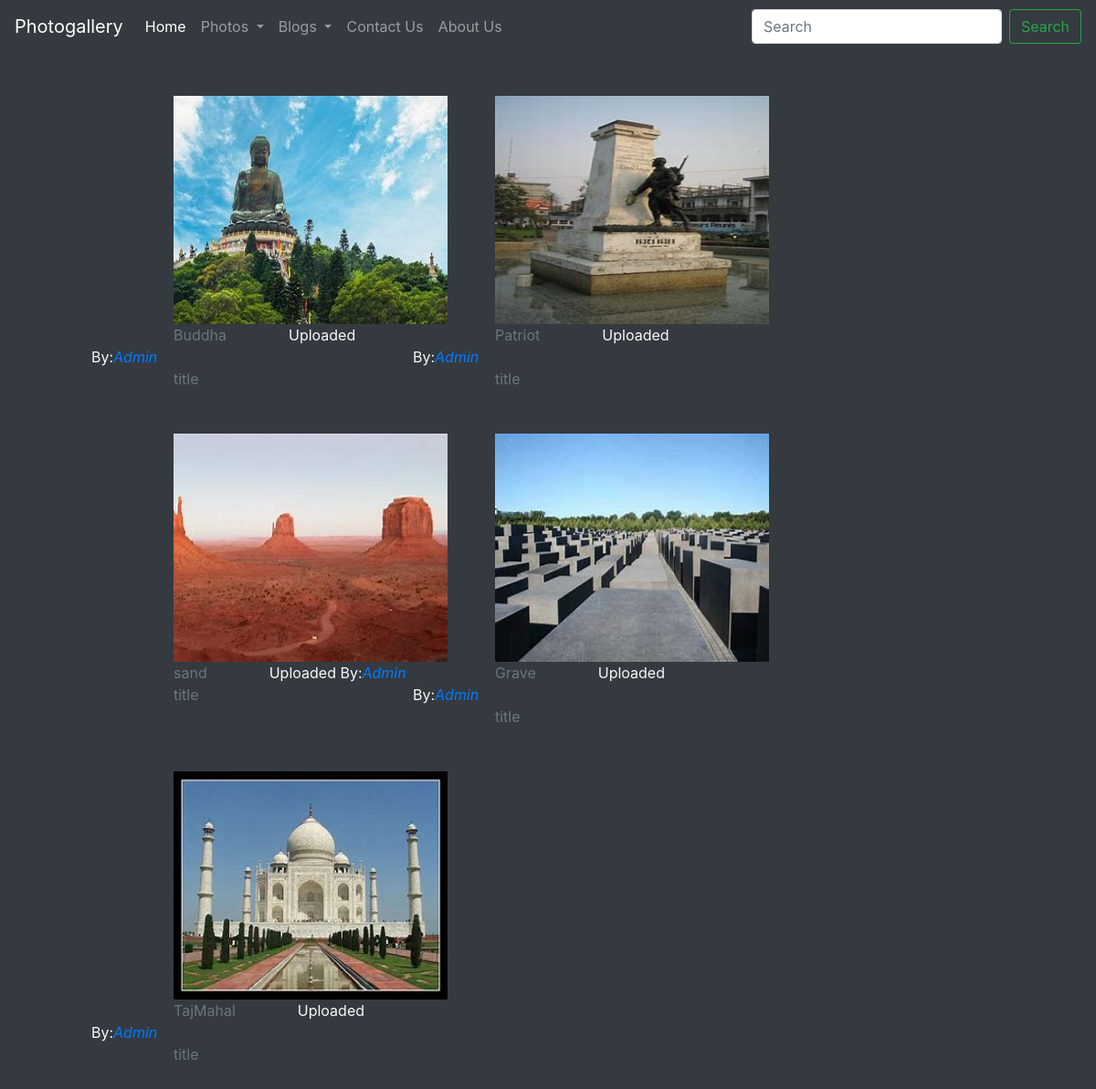
The page /blog/monuments_photo/ on the database its author committed.
### blog/models.py (models this page shows)
class Monuments(models.Model):
    image=models.ImageField(upload_to='shop/images',default="")
    upload_by=models.CharField(max_length=100,default=" Admin")
    title=models.CharField(max_length=300,default="")
    category=models.CharField(max_length=300,default="")

### blog/views.py (the view)
# urls.py: path('monuments_photo/',views.monuments_photo,name='monuments_photo'),
def monuments_photo(request):
   gallery=Monuments.objects.all()
   page = request.GET.get('page', 1)
   paginator = Paginator(gallery, 20)
   try:
        photos = paginator.page(page)
   except PageNotAnInteger:
        photos = paginator.page(1)
   except EmptyPage:
        photos = paginator.page(paginator.num_pages)
   return render(request,'blog/monuments_photo.html',{'gallery':gallery,'photos':photos})

### blog/templates/blog/monuments_photo.html (shortened to what this page needs)
<!DOCTYPE html>
<html>
<head>
    <link rel="stylesheet" href="https://stackpath.bootstrapcdn.com/bootstrap/4.4.1/css/bootstrap.min.css">
</head>
<body class="bg-dark">
    <div id="div1">
        <nav class="navbar navbar-expand-lg navbar-dark bg-dark">
            <a class="navbar-brand" href="#">Photogallery</a>
            <div class="collapse navbar-collapse" id="navbarSupportedContent">
                <ul class="navbar-nav mr-auto">
                    <li class="nav-item active">
                        <a class="nav-link" href="/">Home <span class="sr-only">(current)</span></a>
                    </li>
                    <li class="nav-item dropdown bg-dark">
                        <a class="nav-link dropdown-toggle" href="#" id="navbarDropdown" role="button" data-toggle="dropdown" aria-haspopup="true" aria-expanded="false">
                            Photos
                        </a>
                    </li>
                    <li class="nav-item dropdown bg-dark">
                        <a class="nav-link dropdown-toggle" href="#" id="navbarDropdown" role="button" data-toggle="dropdown" aria-haspopup="true" aria-expanded="false">
                            Blogs
                        </a>
                    </li>
                    <li class="nav-item">
                        <a class="nav-link" href="/blog/contact/">Contact Us</a>
                    </li>
                    <li class="nav-item">
                        <a class="nav-link" href="/blog/blogview/">About Us</a>
                    </li>
                </ul>
                <form class="form-inline my-2 my-lg-0" action="/blog/search/">
                    <input class="form-control mr-sm-2" type="search" name="search" placeholder="Search" aria-label="Search">
                    <button class="btn btn-outline-success my-2 my-sm-0" type="submit">Search</button>
                </form>
            </div>
        </nav>
            <div id="medium1" class="md-12">
                <div class="row my-5 " style="margin-left:100px;">
                    {%for photo in photos%}
                    <div id="con" style="width: 22rem;">
                        <a href="/blog/monuments_Imageview/{{photo.id}}"> <img src="/media/{{photo.image}}" id="img-top" alt="..."></a>
                        <span id="tit" class="card-title text-secondary">{{photo.category}}</span><span class="text-light" style="margin-left: 68px;">Uploaded By:<a href="#" style="text-decoration: none;"><i>{{photo.upload_by}}</i></a></span><br />
                        <span id="tit1" class="text-secondary">{{photo.title}}</span>
                    </div>
                    {% if forloop.counter|divisibleby:2 and forloop.counter > 0 and not forloop.last %}
                </div>
                <div class="row  my-5" style="margin-left:100px;">
                    {%endif%}
                    {%endfor%}
                </div>
            </div>
        </div>
</body>
</html>

### blog/templates/blog/monuments_photo.html (style rules this page uses)
#div1 { display:none; margin-top: -15px; }
a { outline: none; }
#img-top { height:250px; width:300px; margin-left:85px; }
#tit { margin-left:85px; }
#tit1 { margin-left:85px; }
#medium1 { display:none; }
@media only screen and (min-width:900px) and (max-width: 1200px) { #medium1 { display:inline-block; } }
@media only screen and (min-width:900px) and (max-width: 1200px) { #img-top { height:250px; margin-left:90px; } }
@media only screen and (min-width:900px) and (max-width: 1200px) { #tit { margin-left:90px; } }
@media only screen and (min-width:900px) and (max-width: 1200px) { #tit1 { margin-left:90px; } }

### rows shown on the page
Monuments: image (picture), category "Buddha", upload_by "Admin", title "title"
Monuments: image (picture), category "Patriot", upload_by "Admin", title "title"
Monuments: image (picture), category "sand", upload_by "Admin", title "title"
Monuments: image (picture), category "Grave", upload_by "Admin", title "title"
Monuments: image (picture), category "TajMahal", upload_by "Admin", title "title"
